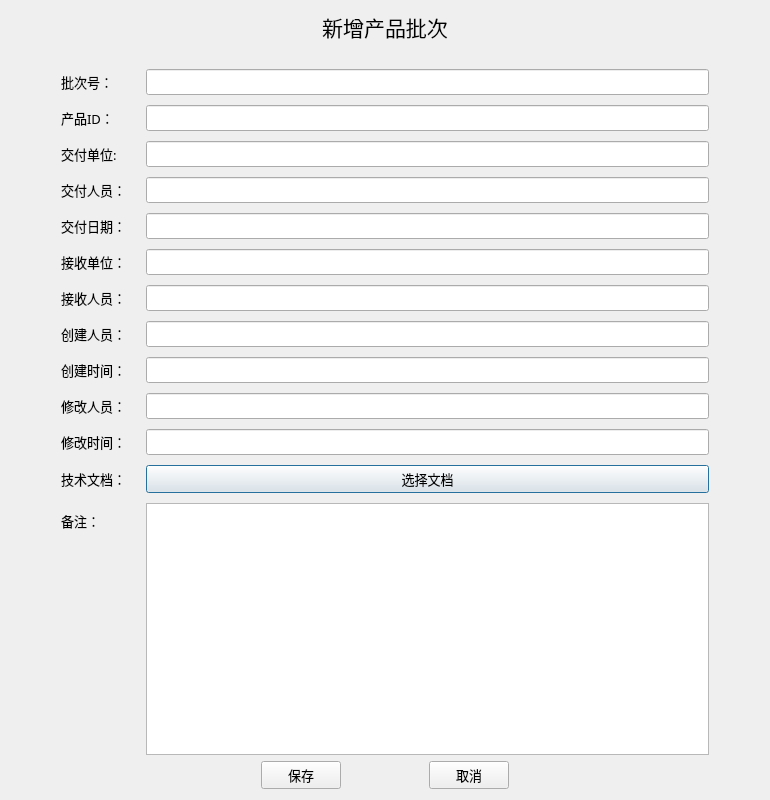
<?xml version="1.0" encoding="UTF-8"?>
<ui version="4.0">
 <class>Dialog</class>
 <widget class="QDialog" name="Dialog">
  <property name="geometry">
   <rect>
    <x>0</x>
    <y>0</y>
    <width>770</width>
    <height>800</height>
   </rect>
  </property>
  <property name="font">
   <font>
    <family>微软雅黑 Light</family>
    <pointsize>10</pointsize>
   </font>
  </property>
  <property name="windowTitle">
   <string>Dialog</string>
  </property>
  <layout class="QVBoxLayout" name="verticalLayout">
   <item>
    <widget class="QLabel" name="label">
     <property name="font">
      <font>
       <family>Adobe Devanagari</family>
       <pointsize>16</pointsize>
      </font>
     </property>
     <property name="text">
      <string>新增产品批次</string>
     </property>
     <property name="alignment">
      <set>Qt::AlignCenter</set>
     </property>
    </widget>
   </item>
   <item>
    <layout class="QFormLayout" name="formLayout">
     <property name="labelAlignment">
      <set>Qt::AlignLeading|Qt::AlignLeft|Qt::AlignVCenter</set>
     </property>
     <property name="horizontalSpacing">
      <number>20</number>
     </property>
     <property name="verticalSpacing">
      <number>10</number>
     </property>
     <property name="leftMargin">
      <number>50</number>
     </property>
     <property name="topMargin">
      <number>20</number>
     </property>
     <property name="rightMargin">
      <number>50</number>
     </property>
     <item row="0" column="0">
      <widget class="QLabel" name="Label">
       <property name="text">
        <string>批次号：</string>
       </property>
      </widget>
     </item>
     <item row="0" column="1">
      <widget class="QLineEdit" name="batchNO"/>
     </item>
     <item row="1" column="0">
      <widget class="QLabel" name="iDLabel">
       <property name="text">
        <string>产品ID：</string>
       </property>
      </widget>
     </item>
     <item row="1" column="1">
      <widget class="QLineEdit" name="productID"/>
     </item>
     <item row="2" column="0">
      <widget class="QLabel" name="Label_4">
       <property name="text">
        <string>交付单位:</string>
       </property>
      </widget>
     </item>
     <item row="2" column="1">
      <widget class="QLineEdit" name="deliverCompany"/>
     </item>
     <item row="3" column="0">
      <widget class="QLabel" name="Label_5">
       <property name="text">
        <string>交付人员：</string>
       </property>
      </widget>
     </item>
     <item row="3" column="1">
      <widget class="QLineEdit" name="deliverer"/>
     </item>
     <item row="4" column="0">
      <widget class="QLabel" name="Label_13">
       <property name="text">
        <string>交付日期：</string>
       </property>
      </widget>
     </item>
     <item row="4" column="1">
      <widget class="QLineEdit" name="deliverDate"/>
     </item>
     <item row="5" column="0">
      <widget class="QLabel" name="Label_6">
       <property name="text">
        <string>接收单位：</string>
       </property>
      </widget>
     </item>
     <item row="5" column="1">
      <widget class="QLineEdit" name="receiveCompany"/>
     </item>
     <item row="6" column="0">
      <widget class="QLabel" name="Label_7">
       <property name="text">
        <string>接收人员：</string>
       </property>
      </widget>
     </item>
     <item row="6" column="1">
      <widget class="QLineEdit" name="receiver"/>
     </item>
     <item row="7" column="0">
      <widget class="QLabel" name="Label_8">
       <property name="text">
        <string>创建人员：</string>
       </property>
      </widget>
     </item>
     <item row="7" column="1">
      <widget class="QLineEdit" name="createID"/>
     </item>
     <item row="8" column="0">
      <widget class="QLabel" name="Label_9">
       <property name="text">
        <string>创建时间：</string>
       </property>
      </widget>
     </item>
     <item row="8" column="1">
      <widget class="QLineEdit" name="createTime"/>
     </item>
     <item row="9" column="0">
      <widget class="QLabel" name="Label_10">
       <property name="text">
        <string>修改人员：</string>
       </property>
      </widget>
     </item>
     <item row="9" column="1">
      <widget class="QLineEdit" name="updateID"/>
     </item>
     <item row="10" column="0">
      <widget class="QLabel" name="Label_11">
       <property name="text">
        <string>修改时间：</string>
       </property>
      </widget>
     </item>
     <item row="10" column="1">
      <widget class="QLineEdit" name="updateTime"/>
     </item>
     <item row="11" column="0">
      <widget class="QLabel" name="Label_14">
       <property name="text">
        <string>技术文档：</string>
       </property>
      </widget>
     </item>
     <item row="11" column="1">
      <widget class="QPushButton" name="documentPathButton">
       <property name="text">
        <string>选择文档</string>
       </property>
      </widget>
     </item>
     <item row="12" column="0">
      <widget class="QLabel" name="Label_12">
       <property name="text">
        <string>备注：</string>
       </property>
      </widget>
     </item>
     <item row="12" column="1">
      <widget class="QTextEdit" name="remark"/>
     </item>
    </layout>
   </item>
   <item>
    <layout class="QHBoxLayout" name="horizontalLayout">
     <item>
      <spacer name="horizontalSpacer">
       <property name="orientation">
        <enum>Qt::Horizontal</enum>
       </property>
       <property name="sizeHint" stdset="0">
        <size>
         <width>250</width>
         <height>20</height>
        </size>
       </property>
      </spacer>
     </item>
     <item>
      <widget class="QPushButton" name="conserveButton">
       <property name="text">
        <string>保存</string>
       </property>
      </widget>
     </item>
     <item>
      <spacer name="horizontalSpacer_2">
       <property name="orientation">
        <enum>Qt::Horizontal</enum>
       </property>
       <property name="sizeHint" stdset="0">
        <size>
         <width>20</width>
         <height>20</height>
        </size>
       </property>
      </spacer>
     </item>
     <item>
      <widget class="QPushButton" name="cancelButton">
       <property name="text">
        <string>取消</string>
       </property>
      </widget>
     </item>
     <item>
      <spacer name="horizontalSpacer_3">
       <property name="orientation">
        <enum>Qt::Horizontal</enum>
       </property>
       <property name="sizeHint" stdset="0">
        <size>
         <width>250</width>
         <height>20</height>
        </size>
       </property>
      </spacer>
     </item>
    </layout>
   </item>
  </layout>
 </widget>
 <resources/>
 <connections/>
</ui>
